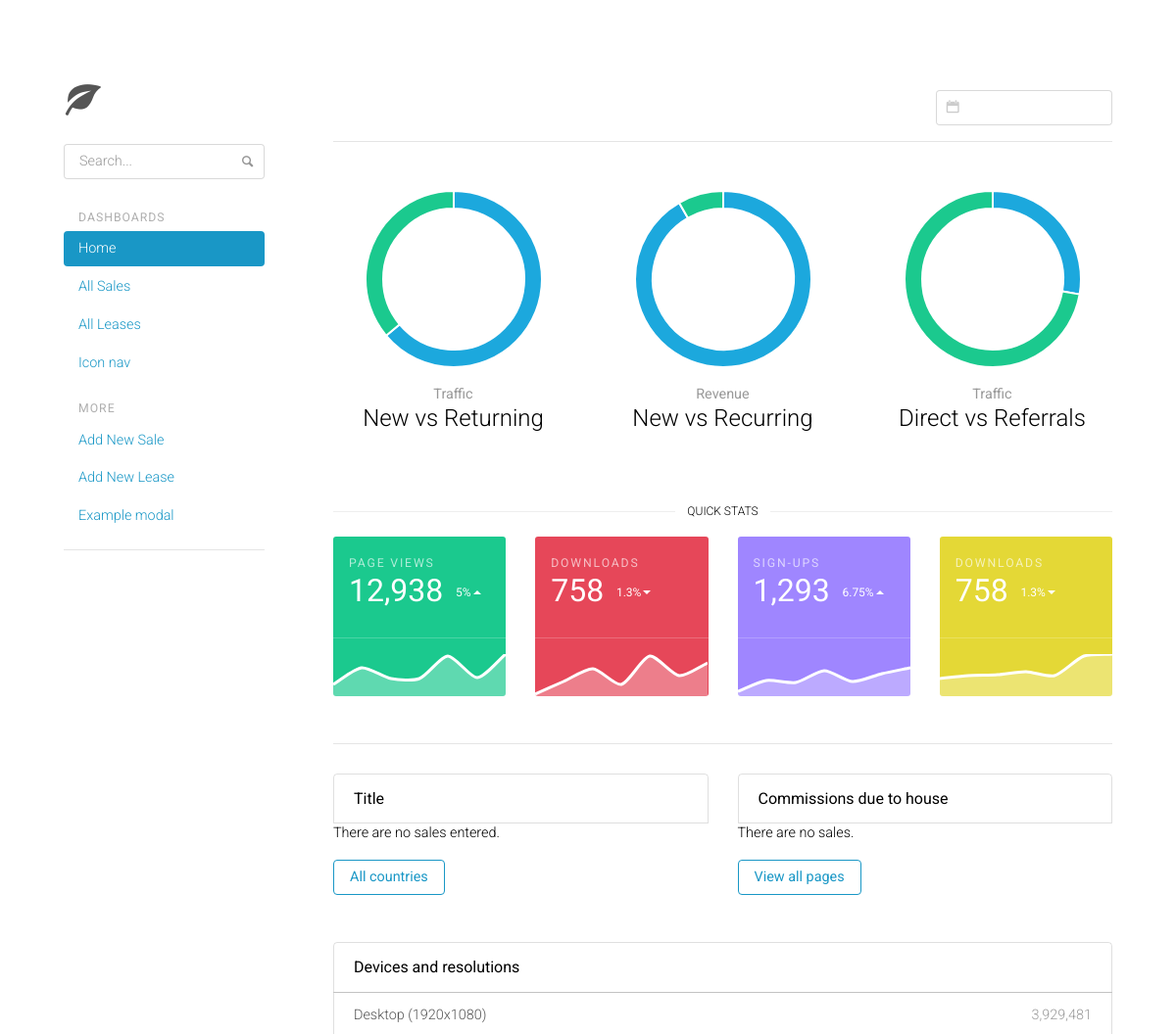
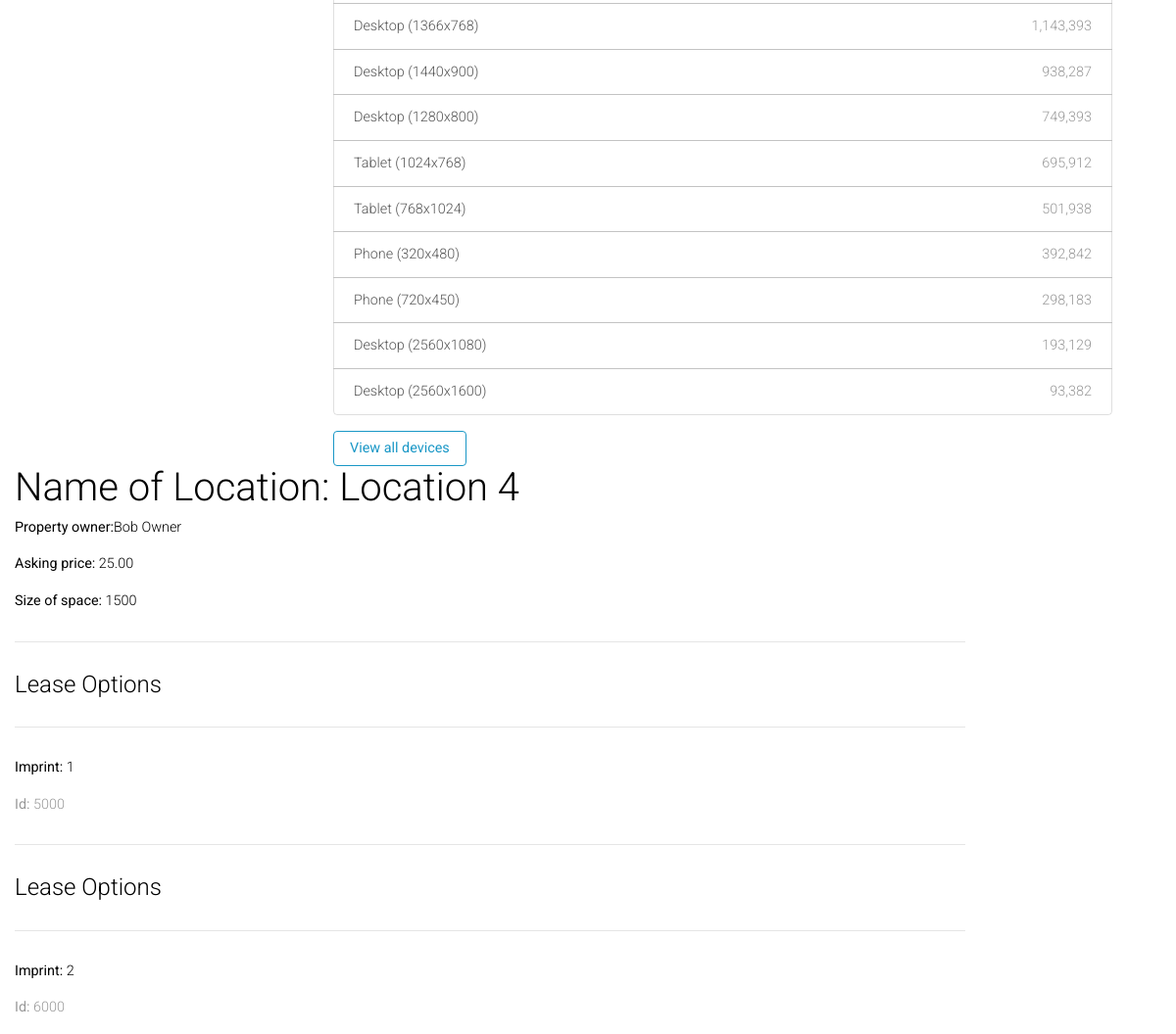
/commissions/lease/1/, run on the app's committed database (2 pictures, top to bottom).
### commissions/models.py (models this page shows, shortened)
class Lease(models.Model):
    tenant_name = models.CharField(max_length=80, blank=True)
    property_owner_name = models.CharField(max_length=80)
    location_name = models.CharField(max_length=120)
    signed_lease_date = models.DateField(null=True, blank=True)
    lease_term_in_months = models.IntegerField("lease term", null=True, blank=True)
    size_of_transaction = models.IntegerField(null=True, blank=True, default=0)
    rent_price = models.DecimalField(decimal_places=2, max_digits=8, default=0)
    lease_execution_date = models.DateField(null=True, blank=True)
    contingency_start_date = models.DateField(null=True, blank=True)
    contingency_end_date = models.DateField(null=True, blank=True)
    contingency_start_date = models.DateField(null=True, blank=True)
    contingency_end_date = models.DateField(null=True, blank=True)
    rent_commencement_date = models.DateField(null=True, blank=True)
    rent_rate_factor = models.DecimalField(decimal_places=4, default=1, max_digits=5)
    occupancy_date = models.DateField(null=True, blank=True)
    landlord_broker = models.CharField(max_length=80, blank=True)
    tenant_broker = models.CharField(max_length=80, blank=True)
    lease_expiration_date = models.DateField(null=True, blank=True)
    contingencies = models.TextField(max_length=1000, blank=True)
    deal_commission_rate = models.DecimalField(decimal_places=4, default=0, max_digits=5)
    house_broker = models.CharField(max_length=80, blank=True)
    house_broker_commission_rate = models.DecimalField(decimal_places=4, null=True, blank=True, max_digits=5, default=0)
    outside_broker_commission_rate = models.DecimalField(decimal_places=4, null=True, blank=True, max_digits=5, default=0)
    commission_payout_terms = models.TextField(max_length=1000, blank=True)
    send_invoice_to = models.CharField(max_length=120, blank=True)
    invoice_address = models.CharField(max_length=100, blank=True)
    invoice_city = models.CharField(max_length=30, blank=True)
    invoice_state = models.CharField(max_length=20, blank=True)
    invoice_zip = models.CharField(max_length=12, blank=True)
    invoice_phone = models.CharField(max_length=15, blank=True)
    contact_person = models.CharField(max_length=80, blank=True)
    outside_broker_contact = models.CharField(max_length=80, blank=True)
    outside_broker_contact_address = models.CharField(max_length=100, blank=True)
    outside_broker_contact_phone_number = models.CharField(max_length=15, blank=True)
    outside_broker_email_address = models.EmailField(blank=True)
    outside_broker_w9_on_file = models.BooleanField(default=False)
    notes = models.TextField(blank=True)
    date_added = models.DateTimeField(auto_now=False, auto_now_add=True)
    date_modified = models.DateTimeField("last modified", auto_now=True, auto_now_add=False)

class Option(models.Model):
    lease = models.ForeignKey('Lease', on_delete=models.CASCADE, null=True)
    option_terms = models.TextField(blank=True)
    option_notice_date = models.DateField(null=True, blank=True)
    option_commencement_date = models.DateField(null=True, blank=True)
    option_expiration_date = models.DateField(null=True, blank=True)
    increase_or_decrease_size = models.IntegerField(null=True, blank=True, default=0)
    increase_or_decrease_rent_rate_factor = models.DecimalField(decimal_places=4, default=1, max_digits=5)
    commission_rate = models.DecimalField(decimal_places=4, default=0, max_digits=5)
    option_contingencies = models.TextField(blank=True)
    date_added = models.DateTimeField(auto_now=False, auto_now_add=True)
    date_modified = models.DateTimeField(auto_now=True, auto_now_add=False)

### commissions/views.py (the view)
# urls.py: url(r'^lease/(?P<pk>[0-9]+)/$', views.LeaseDetailView.as_view(), name='lease-detail'),
class LeaseDetailView(generic.DetailView):
    model = Lease

### commissions/templates/commissions/lease_detail.html
{% extends 'base.html' %}
{% block content %}
   <h1>Name of Location: {{ lease.location_name }}</h1>
   <p><strong>Property owner:</strong>{{ lease.property_owner_name }} </p>
   <p><strong>Asking price:</strong> {{ lease.rent_price }} </p>
   <p><strong>Size of space:</strong> {{ lease.size_of_transaction }} </p>
      {% for option in lease.option_set.all %}
      <hr>
   <div style="margin-left:20 px;margin-top:20px">
      <h4>Lease Options</h4>
      <hr>
      <p><strong>Imprint:</strong> {{ option.id }}</p>
      <p class="text-muted"><strong>Id:</strong> {{ option.increase_or_decrease_size }} </p>
      {% endfor %}
  </div>
{% endblock %}

### commissions/static/css/application.css (style rules this page uses)
body { padding-top: 20px; padding-bottom: 20px; }
@media (min-width: 768px) { body { padding-top: 50px; padding-bottom: 50px; } }
h1, h2, h3, h4, h5, h6, .h1, .h2, .h3, .h4, .h5, .h6 { margin-top: 0; }
hr { margin-top: 30px; margin-bottom: 30px; }

### commissions/static/css/docs.css (style rules this page uses)
body { overflow-x: hidden; padding-bottom: 40px; }

### commissions/static/css/style.css (style rules this page uses)
body { padding-top: 5rem; background-color: white; }

### commissions/templates/base.html (style rules this page uses)
body { width: 1px; min-width: 100%; *width: 100%; }

### data on the page
Lease: location_name "Location 4", property_owner_name "Bob Owner", rent_price "25.00", size_of_transaction "1500"
Option: id "1", increase_or_decrease_size "5000"
Option: id "2", increase_or_decrease_size "6000"
